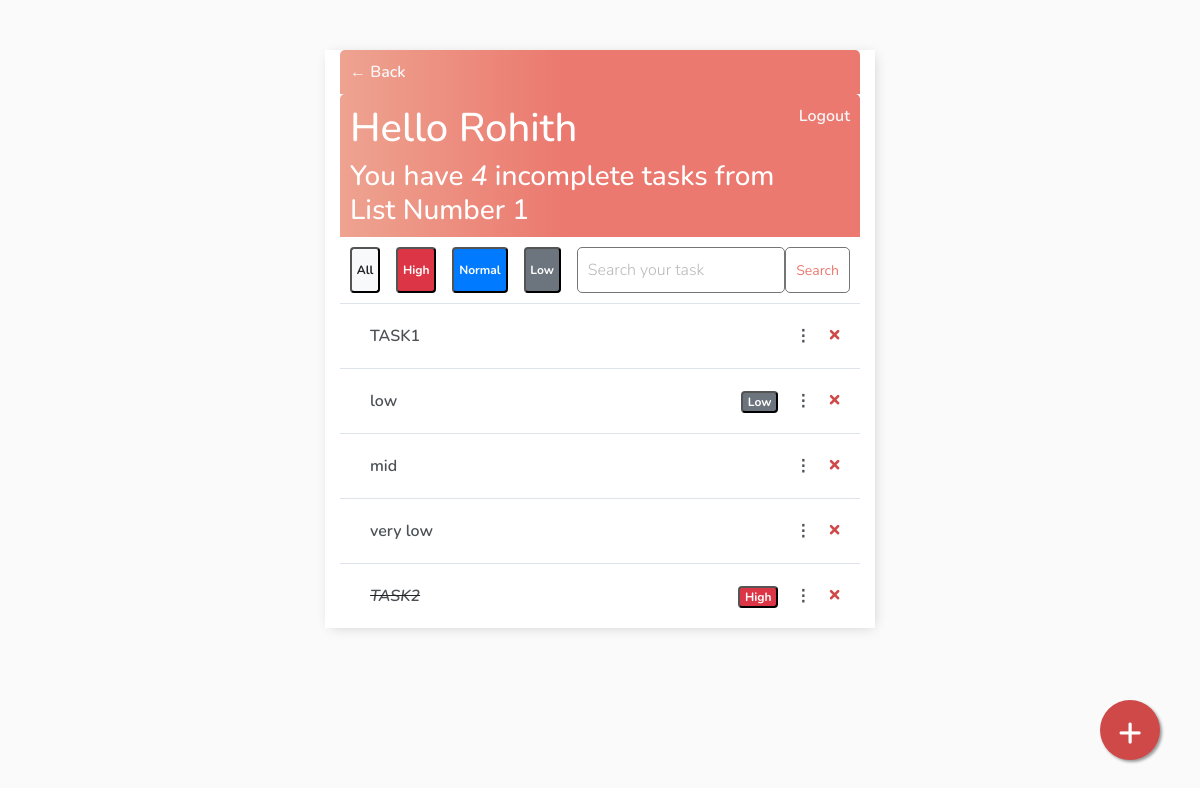
The page /lists/10/tasks/ (signed in) on the database as committed earlier.
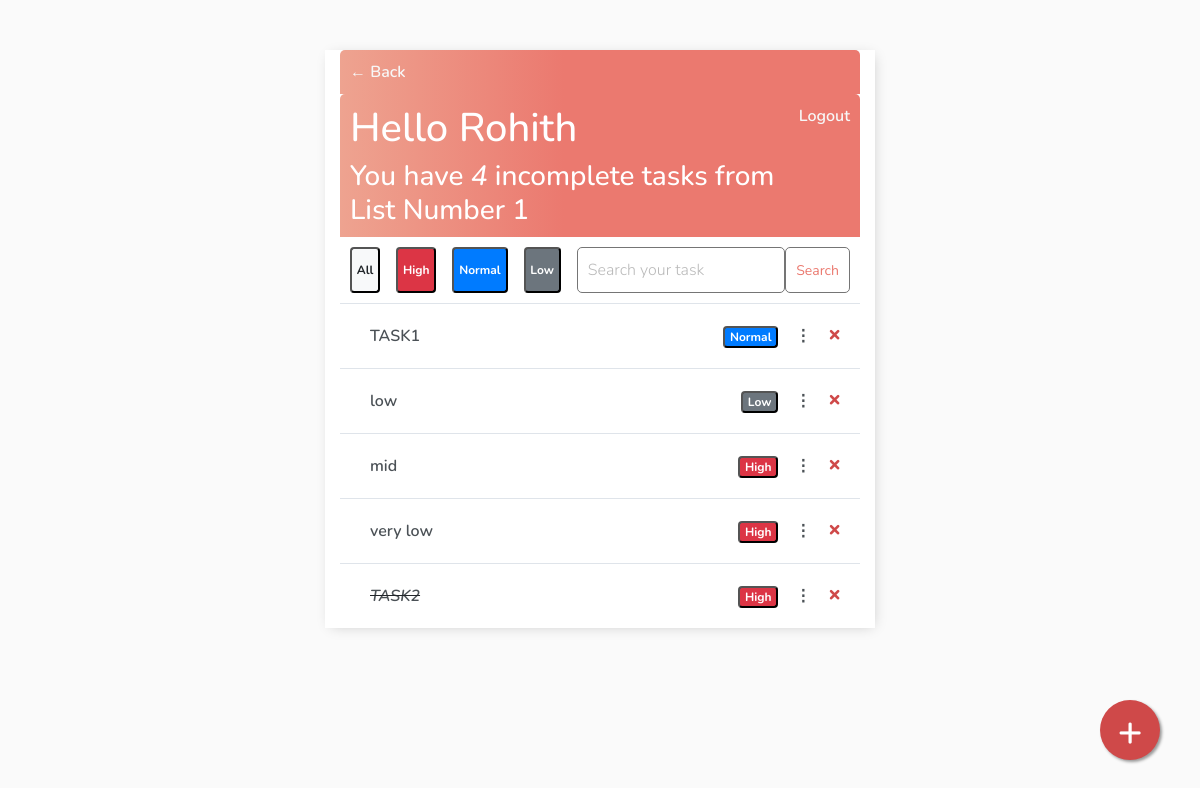
The same page on the database as committed later.
### base/models.py (models this page shows)
class AbstractModel(models.Model):
    created_on = models.DateTimeField(auto_now_add=True)
    deleted_on = models.DateTimeField(null=True, blank=True)
    updated_on = models.DateTimeField(auto_now=True)
    created_by = models.ForeignKey(User, on_delete=models.CASCADE, null=True, blank=True, related_name='%(class)s_requests_created')
    updated_by = models.ForeignKey(User, on_delete=models.CASCADE, null=True, blank=True, related_name='%(class)s_requests_updated')
    deleted_by = models.ForeignKey(User, on_delete=models.CASCADE, null=True, blank=True, related_name='%(class)s_requests_deleted')
    class Meta:
        abstract = True

class List(AbstractModel):
    title = models.CharField(max_length=200)
    description = models.TextField(default='', blank=True)
    def __str__(self):
        return self.title

class Task(AbstractModel):
    title = models.CharField(max_length=200)
    description = models.TextField(default='', blank=True)
    complete = models.BooleanField(default=False)
    Priority = models.CharField(max_length=9, choices=Priority_CHOICES, default='Normal')
    listno = models.ForeignKey(List, on_delete=models.CASCADE, null=True, blank=True)
    def __str__(self):
        return self.title
    class Meta:
        ordering = ['complete']

### base/views/TaskList.py (the view)
# urls.py: path('<int:listid>/tasks/', TaskList.as_view(), name='tasks'),
class TaskList(LoginRequiredMixin, ListView):
    model = Task
    context_object_name = 'tasks'
    def get_context_data(self, **kwargs):
        context = super().get_context_data(**kwargs)
        context['tasks'] = context['tasks'].filter(created_by=self.request.user, listno=self.kwargs['listid'])
        context['count'] = context['tasks'].filter(complete=False).count()
        context['list'] = List.objects.get(id=self.kwargs['listid'])
        context['listname'] = List.objects.get(id=self.kwargs['listid'])
        search_input = self.request.GET.get('search-area') or ''
        if search_input:
            context['tasks'] = context['tasks'].filter(title__startswith=search_input)
        context['search_input'] = search_input
        search_input_Priority = self.request.GET.get('search-area-Priority') or ''
        if search_input_Priority:
            context['tasks'] = context['tasks'].filter(Priority__startswith=search_input_Priority)
        context['search_input_Priority'] = search_input_Priority
        return context

### base/templates/base/task_list.html
{% extends 'base/main.html' %}
{% block content %}
<div class="header-bar">
    <a href="{% url 'lists' %}">&#8592; Back</a>
</div>
<div class="header-bar">
    <div>
        <h1> Hello {{request.user|title}} </h1>
        <h3 style="margin:0">You have <i>{{count}} </i> incomplete tasks from {{listname}}</h3>
    </div>
    {% if request.user.is_authenticated %}
    <a href="{% url 'logout' %}">Logout</a>
    {% else %}
    <a href="{% url 'login' %}">Login</a>
    {% endif %}
</div>
<div id="search-add-wrapper">
    <form method="GET" style="display: flex;">
        <button class="badge badge-light" name="search-area-Priority" value="" style='margin-right:16px'> All</button>
        <button class="badge badge-danger" name="search-area-Priority" value="High" style='margin-right:16px'> High</button>
        <button class="badge badge-primary" name="search-area-Priority" value="Normal" style='margin-right:16px'> Normal</button>
        <button class="badge badge-secondary" name="search-area-Priority" value="Low" style='margin-right:16px'> Low</button>
        <input type='text' name='search-area' placeholder="Search your task" value="{{search_input}}">
        <input class="button" type="submit" value='Search'>
    </form>
    {% if tasks|length > 0 %}
    <a id="add-link" href="{% url 'task-create' list.id %}" style="text-decoration: none;"> &#x2b;</a>
    {% endif %}
</div>
<div id="tasklist" class="task-items-wrapper">
    {% for task in tasks %}
        {% if task.id  %}
        <div class="task-wrapper" data-position="{{task.pk}}">
            <div class="task-title">
                {% if task.complete %}
                <i><s><a title="{{task.description}}" href="{% url 'task-update' listid=list.id pk=task.id %}">{{task}}</a></s></i>
                {% else %}
                <a title="{{task.description}}" href="{% url 'task-update' listid=list.id pk=task.id %}">{{task}}</a>
                {% endif %}
            </div>
            <div class="task-controls">
                {% if task.Priority == "High"  %}
                <button class="badge badge-danger">{{task.Priority}}</button>
                {% elif task.Priority == "Normal"  %}
                <button class="badge badge-primary">{{task.Priority}}</button>
                {% elif task.Priority == "Low"  %}
                <button class="badge badge-secondary">{{task.Priority}}</button>
                {% endif %}
                <a href="{% url 'task-update' listid=list.id pk=task.id %}" style="text-decoration: none;">&nbsp;&nbsp;&nbsp;&#x22EE;&nbsp;&nbsp;&nbsp;</a>
                <a class="delete-link" href="{% url 'task-delete' listid=list.id pk=task.id %}">&#215;&nbsp;&nbsp;&nbsp;</a>
            </div>
        </div>
        {% endif %}
        {% empty %}
        <div style="text-align: center; padding-bottom: 10px; line-height: 1em;">
            <h3>No new tasks are created.</h3>
            <h3>Create a <a style="text-decoration: none; color: #e53935;" href="{% url 'task-create' list.id %}"> New task</a> ! </h3>
        </div>
    {% endfor %}
</div>
{% endblock content%}

### base/templates/base/main.html (shortened to what this page needs)
<!DOCTYPE html>
<html lang="en">
<head>
    <link rel="stylesheet" href="https://cdn.jsdelivr.net/npm/bootstrap@4.0.0/dist/css/bootstrap.min.css">
</head>
<body>
    <div class="container">
        {% block content %} {% endblock content %}
    </div>
</body>
</html>

### base/templates/base/main.html (style rules this page uses)
body { background-color: #FAFAFA; font-family: 'Nunito', sans-serif; padding-top: 50px; }
h1, h2, h3, h4, h5, h6 { font-family: 'Nunito', sans-serif; }
a, p { color: #4b5156 }
a { font-weight: 600; }
.container { max-width: 550px; margin: auto; background-color: #fff; -webkit-box-shadow: 2px 2px 13px -4px rgba(0, 0, 0, 0.21); box-shadow: 2px 2px 13px -4px rgba(0, 0, 0, 0.21); }
input { outline: none; border: none; }
.header-bar { display: flex; justify-content: space-between; color: #fff; padding: 10px; border-radius: 5px 5px 0 0; background: linear-gradient(90deg, #EEA390 0%, #EB796F 43%, #EB796F 100%); }
.header-bar a { color: rgb(247, 247, 247); text-decoration: none; }
.task-wrapper { display: flex; align-items: center; justify-content: space-between; background-color: #fff; border-top: 1px solid #dfe4ea; overflow: hidden; }
.task-title { display: flex; padding: 20px; }
.task-title a { text-decoration: none; color: #4b5156; margin-left: 10px; }
.delete-link { text-decoration: none; font-weight: 900; color: #cf4949; font-size: 22px; line-height: 0; padding: 20px 0px; }
#add-link { position:fixed; width:60px; height:60px; bottom:40px; right:40px; background-color:#cf4949; color:#FFF; border-radius:50px; text-align:center; box-shadow: 2px 2px 3px #999; font-size: 42px; }
#search-add-wrapper { display: flex; justify-content: space-between; align-items: center; padding: 10px; }
input[type=text], input[type=password], textarea { border: 1px solid #757575; border-radius: 5px; padding: 10px; width: 90%; }
::placeholder { font-weight: 300; opacity: 0.5; }
.button { border: 1px solid #757575; background-color: #FFF; color: #EB796F; padding: 10px; font-size: 14px; border-radius: 5px; cursor: pointer; text-decoration: none; }

Rows that differ between the two databases and show on the page:
changed Task "TASK1": Priority (not shown) → "Normal"
changed Task "mid": Priority (not shown) → "High"
changed Task "very low": Priority (not shown) → "High"
